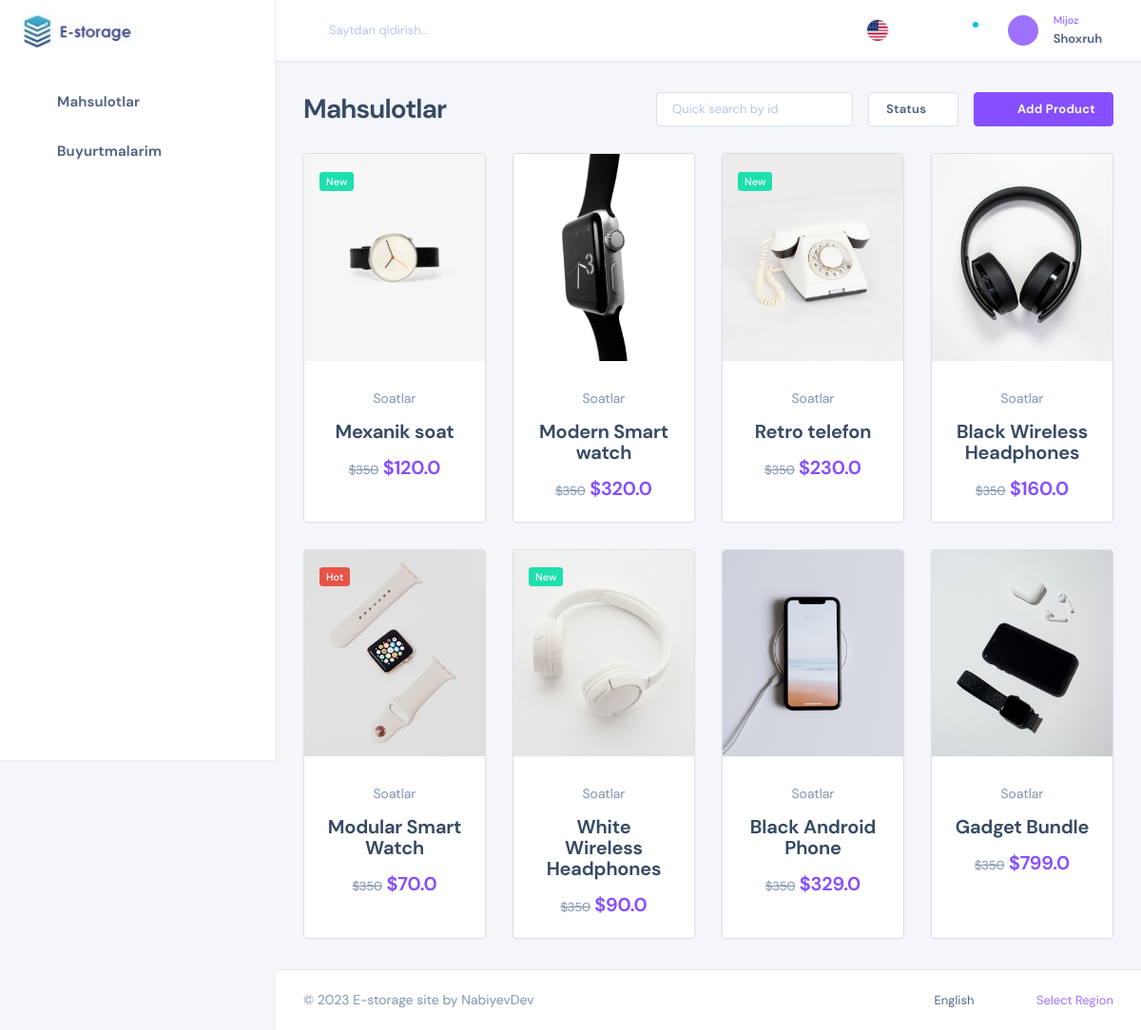
/customer/ (signed in), run on the app's committed database.
### storage/models.py (models this page shows, shortened)
class Customer(models.Model):
    user = models.OneToOneField(User, on_delete=models.CASCADE, null=True, blank=True)
    rank = models.ForeignKey(Rank, on_delete=models.SET_NULL, blank=True, null=True)
    name = models.CharField(max_length=200, null=True)
    phone = models.CharField(max_length=30, null=True)
    profile_image = models.ImageField(null=True, blank=True)
    def __str__(self):
        return self.name

class Product(models.Model):
    name = models.CharField(max_length=200, null=True)
    category = models.ForeignKey(ProductCategory, on_delete=models.CASCADE, null=True)
    price = models.FloatField()
    digital = models.BooleanField(default=True, null=True, blank=False)
    is_new = models.BooleanField(default=False)
    is_hot = models.BooleanField(default=False)
    image = models.ImageField(null=True, blank=True, default='def.png')

class ProductCategory(models.Model):
    name = models.CharField(max_length=200, null=True)
    def __str__(self):
        return self.name

### customer/views.py (the view)
# urls.py: path('', ProductsView, name='home'),
@login_required
def ProductsView(request):
    customer = Customer.objects.get(user=request.user)
    products = Product.objects.all()
    ctx = {
        'fullname': customer.name,
        'products': products
    }
    return render(request, "customer/store/product-card.html", ctx)

### customer/templates/customer/store/product-card.html (shortened to what this page needs)
{% extends 'customer/base.html' %}
{% block content %}
{% load static %}
<div class="nk-content-body">
    <div class="nk-block-head nk-block-head-sm">
        <div class="nk-block-between">
            <div class="nk-block-head-content">
                <h3 class="nk-block-title page-title">Mahsulotlar</h3>
            </div>
            <div class="nk-block-head-content">
                <div class="toggle-wrap nk-block-tools-toggle">
                    <div class="toggle-expand-content" data-content="pageMenu">
                        <ul class="nk-block-tools g-3">
                            <li>
                                <div class="form-control-wrap">
                                    <div class="form-icon form-icon-right">
                                        <em class="icon ni ni-search"></em>
                                    </div>
                                    <input type="text" class="form-control" id="default-04" placeholder="Quick search by id">
                                </div>
                            </li>
                            <li>
                                <div class="drodown">
                                    <a href="#" class="dropdown-toggle dropdown-indicator btn btn-outline-light btn-white" data-bs-toggle="dropdown">Status</a>
                                </div>
                            </li>
                            <li class="nk-block-tools-opt">
                                <a href="#" data-target="addProduct" class="toggle btn btn-primary d-none d-md-inline-flex"><em class="icon ni ni-plus"></em><span>Add Product</span></a>
                            </li>
                        </ul>
                    </div>
                </div>
            </div>
        </div>
    </div>
    <div class="nk-block">
        <div class="row g-gs">
            {% for product in products %}
            <div class="col-xl-3 col-lg-4 col-sm-6">
                <div class="card card-bordered product-card">
                    <div class="product-thumb">
                        <a href="{% url 'customer:product-details' product.id %}">
                            <img class="card-img-top" src="{{ product.image.url }}" alt="">
                        </a>
                        <ul class="product-badges">
                            {% if product.is_new %}
                                <li><span class="badge bg-success">New</span></li>
                            {% elif product.is_hot %}
                                <li><span class="badge bg-danger">Hot</span></li>
                            {% endif %}
                        </ul>
                    </div>
                    <div class="card-inner text-center">
                        <ul class="product-tags">
                            <li><a href="#">{{ product.category }}</a></li>
                        </ul>
                        <h5 class="product-title"><a href="{% url 'customer:product-details' product.id %}">{{ product.name }}</a></h5>
                        <div class="product-price text-primary h5"><small class="text-muted del fs-13px">$350</small> ${{ product.price }}</div>
                    </div>
                </div>
            </div>
            {% endfor %}
        </div>
    </div>
</div>
{% endblock content %}

### customer/templates/customer/base.html (shortened to what this page needs)
<!DOCTYPE html>
{% load static %}
<html lang="zxx" class="js">
<head>
    <link rel="stylesheet" href="{% static 'assets/css/dashlite.css' %}">
    <link id="skin-default" rel="stylesheet" href="{% static 'assets/css/theme.css' %}">
</head>
<body class="nk-body bg-lighter npc-general has-sidebar ">
    <div class="nk-app-root">
        <div class="nk-main ">
            <div class="nk-sidebar nk-sidebar-fixed is-light " data-content="sidebarMenu">
                <div class="nk-sidebar-element nk-sidebar-head">
                    <div class="nk-sidebar-brand">
                        <a href="{% url 'customer:home' %}" class="logo-link nk-sidebar-logo">
                            <img class="logo-dark logo-img" src="{% static 'images/logo-dark2.jpg' %}" srcset="./images/logo-dark2x.png 2x" alt="logo-dark">
                        </a>
                    </div>
                    <div class="nk-menu-trigger me-n2">
                        <a href="#" class="nk-nav-compact nk-quick-nav-icon d-none d-xl-inline-flex" data-target="sidebarMenu"><em class="icon ni ni-menu"></em></a>
                    </div>
                </div>
                <div class="nk-sidebar-element">
                    <div class="nk-sidebar-content">
                        <div class="nk-sidebar-menu" data-simplebar>
                            <ul class="nk-menu">
                                <li class="nk-menu-item">
                                <a href="{% url 'customer:products' %}" class="nk-menu-link">
                                <span class="nk-menu-icon"><em class="icon ni ni-package-fill"></em></span>
                                <span class="nk-menu-text">Mahsulotlar</span>
                                </a>
                                </li>
                                <li class="nk-menu-item">
                                <a href="{% url 'customer:my-orders' %}" class="nk-menu-link">
                                <span class="nk-menu-icon"><em class="icon ni ni-bag-fill"></em></span>
                                <span class="nk-menu-text">Buyurtmalarim</span>
                                </a>
                                </li>
                            </ul>
                        </div>
                    </div>
                </div>
            </div>
            <div class="nk-wrap ">
                <div class="nk-header nk-header-fixed is-light">
                    <div class="container-fluid">
                        <div class="nk-header-wrap">
                            <div class="nk-header-search ms-3 ms-xl-0">
                                <em class="icon ni ni-search"></em>
                                <input type="text" class="form-control border-transparent form-focus-none" placeholder="Saytdan qidirish...">
                            </div>
                            <div class="nk-header-tools">
                                <ul class="nk-quick-nav">
                                    <li class="dropdown language-dropdown d-none d-sm-block me-n1">
                                        <a href="#" class="dropdown-toggle nk-quick-nav-icon" data-bs-toggle="dropdown">
                                            <div class="quick-icon border border-light">
                                                <img class="icon" src="{% static 'images/flags/english-sq.png' %}" alt="">
                                            </div>
                                        </a>
                                    </li>
                                    <li class="dropdown chats-dropdown hide-mb-xs">
                                        <a href="#" class="dropdown-toggle nk-quick-nav-icon" data-bs-toggle="dropdown">
                                            <div class="icon-status icon-status-na"><em class="icon ni ni-comments"></em></div>
                                        </a>
                                    </li>
                                    <li class="dropdown notification-dropdown">
                                        <a href="#" class="dropdown-toggle nk-quick-nav-icon" data-bs-toggle="dropdown">
                                            <div class="icon-status icon-status-info"><em class="icon ni ni-bell"></em></div>
                                        </a>
                                    </li>
                                    <li class="dropdown user-dropdown">
                                        <a href="#" class="dropdown-toggle me-n1" data-bs-toggle="dropdown">
                                            <div class="user-toggle">
                                                <div class="user-avatar sm">
                                                    <em class="icon ni ni-user-alt"></em>
                                                </div>
                                                <div class="user-info d-none d-xl-block">
                                                    <div class="user-status user-status-active">Mijoz</div>
                                                    <div class="user-name dropdown-indicator">{{ request.user.customer }}</div>
                                                </div>
                                            </div>
                                        </a>
                                    </li>
                                </ul>
                            </div>
                        </div>
                    </div>
                </div>
                <div class="nk-content ">
                    <div class="container-fluid">
                        <div class="nk-content-inner">
                            {% block content %}
                            {% endblock content %}
                        </div>
                    </div>
                </div>
                <div class="nk-footer">
                    <div class="container-fluid">
                        <div class="nk-footer-wrap">
                            <div class="nk-footer-copyright"> &copy; 2023 E-storage site by <a href="https://t.me/nabiyevdev/" target="_blank">NabiyevDev</a>
                            </div>
                            <div class="nk-footer-links">
                                <ul class="nav nav-sm">
                                    <li class="nav-item dropup">
                                        <a href="#" class="dropdown-toggle dropdown-indicator has-indicator nav-link text-base" data-bs-toggle="dropdown" data-offset="0,10"><span>English</span></a>
                                    </li>
                                    <li class="nav-item">
                                        <a data-bs-toggle="modal" href="#region" class="nav-link"><em class="icon ni ni-globe"></em><span class="ms-1">Select Region</span></a>
                                    </li>
                                </ul>
                            </div>
                        </div>
                    </div>
                </div>
            </div>
        </div>
    </div>
</body>
</html>

### data on the page
Product: image (picture), is_new "New", category "Soatlar", name "Mexanik soat", price "120.0"
Product: image (picture), category "Soatlar", name "Modern Smart watch", price "320.0"
Product: image (picture), is_new "New", category "Soatlar", name "Retro telefon", price "230.0"
Product: image (picture), category "Soatlar", name "Black Wireless Headphones", price "160.0"
Product: image (picture), is_new "Hot", category "Soatlar", name "Modular Smart Watch", price "70.0"
Product: image (picture), is_new "New", category "Soatlar", name "White Wireless Headphones", price "90.0"
Product: image (picture), category "Soatlar", name "Black Android Phone", price "329.0"
Product: image (picture), category "Soatlar", name "Gadget Bundle", price "799.0"

### other printed values
{{ request.user.customer }} "Shoxruh"
